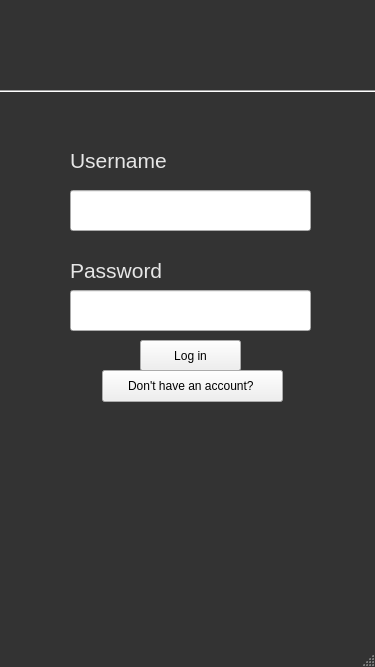
<?xml version="1.0" encoding="UTF-8"?>
<ui version="4.0">
 <class>MainWindow</class>
 <widget class="QMainWindow" name="MainWindow">
  <property name="geometry">
   <rect>
    <x>0</x>
    <y>0</y>
    <width>375</width>
    <height>667</height>
   </rect>
  </property>
  <property name="minimumSize">
   <size>
    <width>375</width>
    <height>667</height>
   </size>
  </property>
  <property name="maximumSize">
   <size>
    <width>375</width>
    <height>667</height>
   </size>
  </property>
  <property name="windowTitle">
   <string>MainWindow</string>
  </property>
  <property name="styleSheet">
   <string notr="true">QMainWindow#MainWindow{
background:rgb(51, 51, 51)
}</string>
  </property>
  <widget class="QWidget" name="centralwidget">
   <widget class="QLineEdit" name="UsernameInput">
    <property name="geometry">
     <rect>
      <x>70</x>
      <y>190</y>
      <width>241</width>
      <height>41</height>
     </rect>
    </property>
   </widget>
   <widget class="QLineEdit" name="PasswordInput">
    <property name="geometry">
     <rect>
      <x>70</x>
      <y>290</y>
      <width>241</width>
      <height>41</height>
     </rect>
    </property>
    <property name="echoMode">
     <enum>QLineEdit::Password</enum>
    </property>
   </widget>
   <widget class="QPushButton" name="LogInButton">
    <property name="geometry">
     <rect>
      <x>140</x>
      <y>340</y>
      <width>101</width>
      <height>31</height>
     </rect>
    </property>
    <property name="text">
     <string>Log in</string>
    </property>
   </widget>
   <widget class="QLabel" name="label">
    <property name="geometry">
     <rect>
      <x>70</x>
      <y>150</y>
      <width>131</width>
      <height>21</height>
     </rect>
    </property>
    <property name="font">
     <font>
      <pointsize>16</pointsize>
     </font>
    </property>
    <property name="styleSheet">
     <string notr="true">QLabel#label{
color:rgb(230, 230, 230)
}</string>
    </property>
    <property name="text">
     <string>Username</string>
    </property>
   </widget>
   <widget class="QLabel" name="label_2">
    <property name="geometry">
     <rect>
      <x>70</x>
      <y>260</y>
      <width>101</width>
      <height>21</height>
     </rect>
    </property>
    <property name="font">
     <font>
      <pointsize>16</pointsize>
     </font>
    </property>
    <property name="styleSheet">
     <string notr="true">QLabel#label_2{
color:rgb(230, 230, 230)
}</string>
    </property>
    <property name="text">
     <string>Password</string>
    </property>
   </widget>
   <widget class="QLabel" name="label_3">
    <property name="geometry">
     <rect>
      <x>70</x>
      <y>10</y>
      <width>231</width>
      <height>61</height>
     </rect>
    </property>
    <property name="text">
     <string/>
    </property>
   </widget>
   <widget class="QLabel" name="label_4">
    <property name="geometry">
     <rect>
      <x>40</x>
      <y>0</y>
      <width>311</width>
      <height>111</height>
     </rect>
    </property>
    <property name="maximumSize">
     <size>
      <width>16777198</width>
      <height>16777215</height>
     </size>
    </property>
    <property name="font">
     <font>
      <pointsize>53</pointsize>
     </font>
    </property>
    <property name="styleSheet">
     <string notr="true">QLabel#label_4{
color:rgb(204, 255, 102)
}
</string>
    </property>
    <property name="text">
     <string/>
    </property>
    <property name="pixmap">
     <pixmap>GymHexTopperLogo.png</pixmap>
    </property>
    <property name="scaledContents">
     <bool>true</bool>
    </property>
   </widget>
   <widget class="Line" name="line">
    <property name="geometry">
     <rect>
      <x>0</x>
      <y>90</y>
      <width>118</width>
      <height>3</height>
     </rect>
    </property>
    <property name="styleSheet">
     <string notr="true">Line#line{
background:rgb(76, 76, 76)
}</string>
    </property>
    <property name="orientation">
     <enum>Qt::Horizontal</enum>
    </property>
   </widget>
   <widget class="Line" name="line_2">
    <property name="geometry">
     <rect>
      <x>110</x>
      <y>90</y>
      <width>118</width>
      <height>3</height>
     </rect>
    </property>
    <property name="styleSheet">
     <string notr="true">Line#line_2{
background:rgb(76, 76, 76)
}</string>
    </property>
    <property name="orientation">
     <enum>Qt::Horizontal</enum>
    </property>
   </widget>
   <widget class="Line" name="line_3">
    <property name="geometry">
     <rect>
      <x>220</x>
      <y>90</y>
      <width>118</width>
      <height>3</height>
     </rect>
    </property>
    <property name="styleSheet">
     <string notr="true">Line#line_3{
background:rgb(76, 76, 76)
}</string>
    </property>
    <property name="orientation">
     <enum>Qt::Horizontal</enum>
    </property>
   </widget>
   <widget class="Line" name="line_4">
    <property name="geometry">
     <rect>
      <x>320</x>
      <y>90</y>
      <width>118</width>
      <height>3</height>
     </rect>
    </property>
    <property name="styleSheet">
     <string notr="true">Line#line_4{
background:rgb(76, 76, 76)
}</string>
    </property>
    <property name="orientation">
     <enum>Qt::Horizontal</enum>
    </property>
   </widget>
   <widget class="QPushButton" name="DontHaveAnAccountButton">
    <property name="geometry">
     <rect>
      <x>102</x>
      <y>370</y>
      <width>181</width>
      <height>32</height>
     </rect>
    </property>
    <property name="text">
     <string>Don't have an account? </string>
    </property>
   </widget>
   <widget class="QLabel" name="label_5">
    <property name="geometry">
     <rect>
      <x>40</x>
      <y>400</y>
      <width>291</width>
      <height>221</height>
     </rect>
    </property>
    <property name="maximumSize">
     <size>
      <width>16777215</width>
      <height>16777188</height>
     </size>
    </property>
    <property name="midLineWidth">
     <number>-10</number>
    </property>
    <property name="text">
     <string/>
    </property>
    <property name="pixmap">
     <pixmap>GymHexMainLogo.png</pixmap>
    </property>
    <property name="scaledContents">
     <bool>true</bool>
    </property>
   </widget>
  </widget>
  <widget class="QMenuBar" name="menubar">
   <property name="geometry">
    <rect>
     <x>0</x>
     <y>0</y>
     <width>375</width>
     <height>24</height>
    </rect>
   </property>
  </widget>
  <widget class="QStatusBar" name="statusbar"/>
 </widget>
 <resources/>
 <connections/>
</ui>
